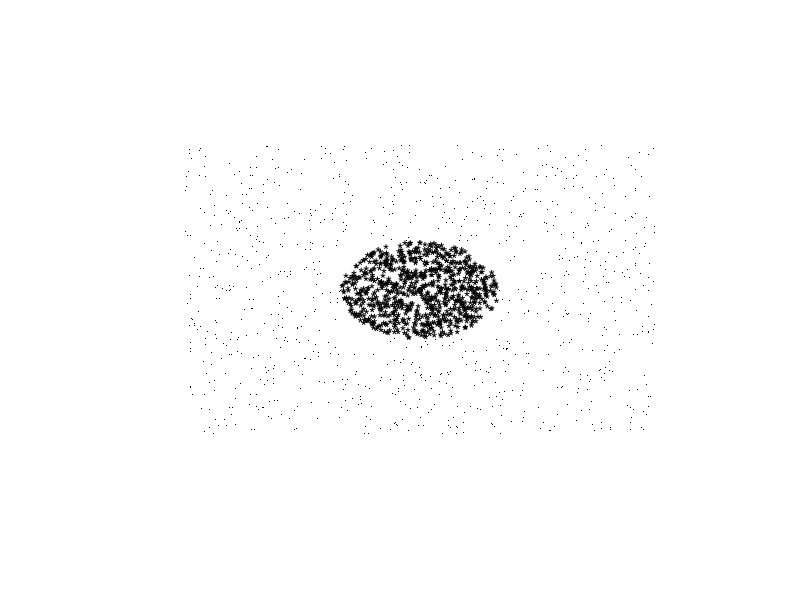

The R source for this figure:


center = 0 
radius = 0.5

plot(0, 0,
     xlim=c(-2,2),
     ylim=c(-2,2),
     col = "white", xlab = "", ylab = "", axes=F)
points(center,center,pch=20)
for (i in seq(1,10000)){
  x <- runif(1,-1.5,1.5)
  y <- runif(1,-1.5,1.5)
  if (((center-x)**2 + (center-y)**2) <= radius**2){
    #col <- sample(colors(),1)
    #pch <- sample(1:12,1)
    #points(x,y,pch='.',col=col)
    points(x,y,pch='*')
  }
}


#### Cross
center = 0 
l = 0.5
# plot(0, 0,
#      xlim=c(-2,2),
#      ylim=c(-2,2),
#      col = "white", xlab = "", ylab = "", axes=F)
#points(center,center,pch=20)
for (i in seq(1,1000)){
  x <- runif(1,-1.5,1.5)
  y <- runif(1,-1.5,1.5)
  if ( abs(x-center) > l | abs(y-center) > l){
    #col <- sample(colors(),1)
    #pch <- sample(1:12,1)
    #points(x,y,pch='.',col=col)
    points(x,y,pch='.')
  }
}
